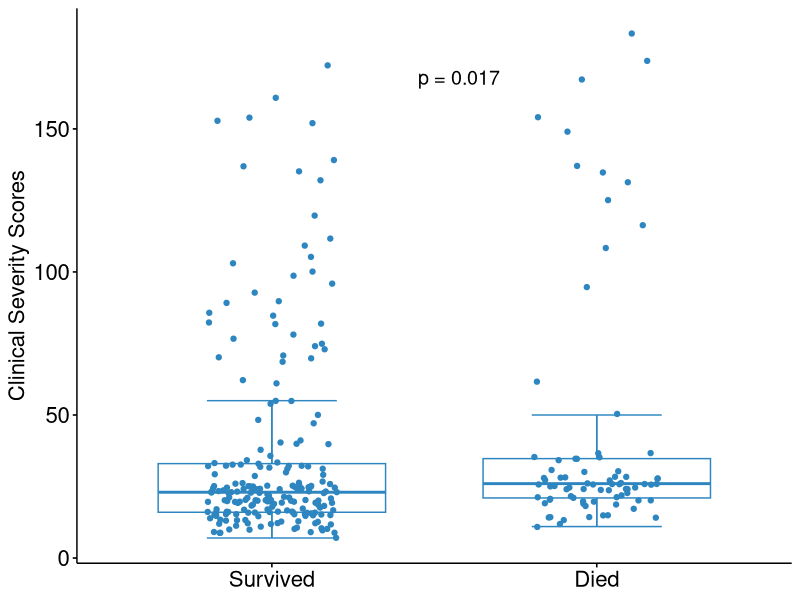
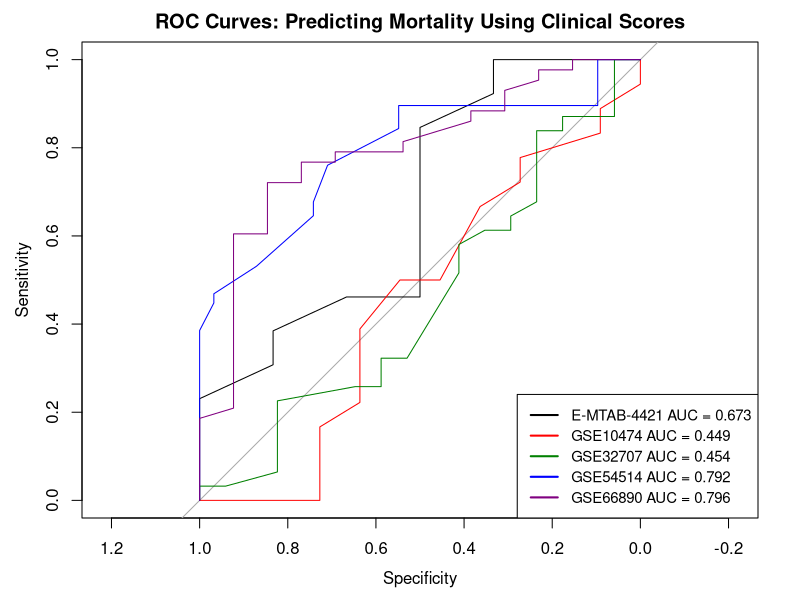

The R source for these figures, in order: (Note: this script raises an error after producing the figures.)
setwd("../summary_data/*/")


#read the datasets
celltypes<-read.table('../summary_data/cell_types/CombinedLM22.tsv', 
                      sep = '\t', header = TRUE)
head(celltypes)
gene<-read.table('../summary_data/expression_data/symb_all.tsv', 
                 sep = '\t', header = TRUE)
head(gene)
dim(celltypes)
dim(gene)


# clinical score
table(celltypes$score_type)
summary(celltypes$severity_score)

# add a column of APACHE scores
library(dplyr)
# celltypes
celltypes=celltypes%>%
  mutate(APACHE.scores=ifelse(score_type %in% c("APACHE","APACHE_II"),
                              severity_score,NA))

table(celltypes$APACHE.scores)
summary(celltypes$APACHE.scores)
# gene expression
gene=gene%>%
  mutate(APACHE.scores=ifelse(score_type %in% c("APACHE","APACHE_II"),severity_score,NA))
summary(gene$APACHE.scores)

# add an age group column
celltypes$AgeGroup <- cut(celltypes$age, breaks = c(0, 18, 65, Inf), 
                          labels = c('Children', 'Adults', 'Elderly'))

# data distribution
install.packages("ggpubr")
library(ggplot2)
library(ggpubr)

score <- ggboxplot(celltypes, x = "survivor", y = "APACHE.scores",
                  order = c('1', '0'),
                  color = "#2E86C1", add = "jitter",
                  # add.params = list(size=.2),
                  bxp.errorbar = TRUE, xlab = FALSE,
                  ylab = "Clinical Severity Scores") + 
  font("ylab", size = 16) +
  font("xy.text", size = 16)+
  scale_x_discrete(labels = c('1' = "Survived", '0' = "Died")) +
  stat_compare_means(label = "p.format", label.x.npc = .5, label.y.npc = .9,
                     size = 5)

ggsave("scores_boxplot.png", plot = score, path = "../figures/", dpi = 300,)


# there are many outliers, the data doesn't follow normal distribution
# so we'll use wilcoxon test to see if there is statistically significant
# difference between mortality and clinical score

# statistical analysis
survivor = celltypes[celltypes$survivor==1,]
death = celltypes[celltypes$survivor==0,]
names(celltypes)

for (i in 8){
  result = wilcox.test(survivor[,i],death[,i])
  print(result)
}

# split training and test data
table(celltypes$survivor)

trainingData <- celltypes[celltypes$use == 'discovery',]
trainingAdult <- celltypes[celltypes$AgeGroup == 'Adults',]
trainingElder <- celltypes[celltypes$AgeGroup == 'Elderly',]


# logistic regression model for clinical score
model.apache <- glm(survivor~APACHE.scores,trainingData,family = 'binomial')
summary(model.apache)


### plot roc curves for clinical score
# create a empty list, full accessions and corresponding colors
list<-list()
full_name<-c('E-MEXP-3567','E-MTAB-4421','GSE10474','GSE21802','GSE27131',
             'GSE32707','GSE33341','GSE40586','GSE54514','GSE63042',
             'GSE63990','GSE66890')
col<-c("#808080","#000000", "#FF0000", "#800000", "#FFFF00",
       "#008000", "#00FFFF", "#008080", "#0000FF", "#000080",
       "#FF00FF", "#800080")

# combine accessions that have APACHE scores
name<-c('E-MTAB-4421','GSE10474','GSE32707','GSE54514','GSE66890')

### plot
library(pROC)

png('../figures/roc_ClinicalScore.png', height = 1800, width = 1800, res = 300)

legend_list<-c()
col_plot<-c()
for (i in 1:length(name)){
  test<-celltypes[celltypes$accession == name[i],]
  pred<-predict(model.apache, newdata = test, type = "response")
  k=match(name[i],full_name)
  col_plot<-c(col_plot,col[k])
  if (i==1)
  {
    roc=roc(test$survivor ~ pred, plot = TRUE,
            main = 'ROC Curves: Predicting Mortality Using Clinical Scores',
            lwd = 1, col = col[k])
  }
  else
  {
    roc=roc(test$survivor ~ pred, plot = TRUE,col = col[k], add = TRUE,
            lwd = 1)
  }
  legend_list<-paste(c(legend_list,paste(name[i],sprintf("AUC = %0.3f", roc$auc))))
  
}
legend("bottomright", 
       legend_list, 
       col = col_plot,
       lty = 1, lwd = 2, cex = .9)
dev.off()






# pull out columns that are statistically significant with survivor

# cell types

for (i in c(5:6,9:35)){
  print(names(celltypes)[i])
  result = wilcox.test(survivor[,i],death[,i])
  print(result)}


# gene expression
for (i in 9:67){
  print(names(gene)[i])
  result = wilcox.test(survivor[,i],death[,i])
  print(result)}
library(limma)


#boxplot for statistically significant columns
Ages <- ggboxplot(celltypes, x = "survivor", y = "age",
                  order = c('1', '0'),
                  color = "#2E86C1", add = "jitter",
                  add.params = list(size=.2),
                  bxp.errorbar = TRUE, xlab = FALSE,
                  ylab = "Age") + 
  scale_x_discrete(labels = c('1' = "Survived", '0' = "Died")) +
  stat_compare_means(label = "p.format", label.x.npc = .5, label.y.npc = .1)

Tcell <- ggboxplot(celltypes, x = "survivor", y = "T_cells",
                   order = c('1', '0'),
                   color = "#2E86C1", add = "jitter",
                   add.params = list(size=.2),
                   bxp.errorbar = TRUE, xlab = FALSE,
                   ylab = "T cells") + 
  scale_x_discrete(labels = c('1' = "Survived", '0' = "Died")) +
  stat_compare_means(label = "p.format", label.x.npc = .5, label.y.npc = .9)

CD4Tcell <- ggboxplot(celltypes, x = "survivor", y = "T_cells_CD4",
               order = c('1', '0'),
               color = "#2E86C1", add = "jitter",
               add.params = list(size=.2),
               bxp.errorbar = TRUE, xlab = FALSE,
               ylab = "T cells (CD4+)") + 
  scale_x_discrete(labels = c('1' = "Survived", '0' = "Died")) +
  stat_compare_means(label = "p.format", label.x.npc = .5, label.y.npc = .9)

macrophages <- ggboxplot(celltypes, x = "survivor", y = "Macrophages",
                      order = c('1', '0'),
                      color = "#2E86C1", add = "jitter",
                      add.params = list(size=.2),
                      bxp.errorbar = TRUE, xlab = FALSE,
                      ylab = "Macrophages") + 
  scale_x_discrete(labels = c('1' = "Survived", '0' = "Died")) +
  stat_compare_means(label = "p.format", label.x.npc = .5, label.y.npc = .9)

mastcells <- ggboxplot(celltypes, x = "survivor", y = "Mast_cells_resting",
                      order = c('1', '0'),
                      color = "#2E86C1", add = "jitter",
                      add.params = list(size=.2),
                      bxp.errorbar = TRUE, xlab = FALSE,
                      ylab = "Mast cells") + 
  scale_x_discrete(labels = c('1' = "Survived", '0' = "Died")) +
  stat_compare_means(label = "p.format", label.x.npc = 0.5,label.y.npc = 0.9)

neutrophils <- ggboxplot(celltypes, x = "survivor", y = "Neutrophils",
                         order = c('1', '0'),
                         color = "#2E86C1", add = "jitter", 
                         add.params = list(size=.2),
                         bxp.errorbar = TRUE, xlab = FALSE,
                         ylab = "Neutrophils") + 
  scale_x_discrete(labels = c('1' = "Survived", '0' = "Died")) +
  stat_compare_means(label = "p.format", label.x.npc = .5, label.y.npc = .9)
# multipanel figure
install.packages('patchwork')
library(patchwork)

figure1<-Ages+Tcell+CD4Tcell+neutrophils+macrophages+mastcells

ggsave("significant_cells.png", plot = figure1, path = "../figures/", dpi = 300)

################
################
# logistic regression model on cell types that are statistically significant 
# associated with mortality
model_glm <- glm(survivor~Mast_cells_resting+Macrophages+T_cells_CD4, 
                 data = trainingData, family = 'binomial')

# overall prediction
par(mfcol = c(3,2))
# standard predictors
test <- gene[gene$score_type %in% c("APACHE","APACHE_II"),]

pred <- predict(model.apache, newdata = test, type = "response")
roc <- roc(test$survivor~pred,plot=TRUE,print.auc =TRUE,
           main="ROC Curves: Clinical Severity Scores")
# severity+celltypes
pred <- predict(model_glm, newdata = test, type = "response")
roc <- roc(test$survivor~pred,plot=TRUE,print.auc=TRUE,
           main="ROC Curves: Clinical Scores and Cell Types Composition")
# Adult
test <- celltypes[celltypes$AgeGroup == "Adults",]
pred <- predict(model_glm,newdata = test,type = "response")
roc <- roc(test$survivor~pred,plot=TRUE,print.auc=TRUE,
           main="ROC Curves for Adults")
# Elderly
test <- celltypes[celltypes$AgeGroup == "Elderly",]
pred <- predict(model_glm,newdata = test,type = "response")
roc <- roc(test$survivor~pred,plot=TRUE,print.auc=TRUE,
           main="ROC Curves for Elderly")
# Children
test <- celltypes[celltypes$AgeGroup == "Children",]
pred <- predict(model_glm,newdata = test,type = "response")
roc <- roc(test$survivor~pred,plot=TRUE,print.auc=TRUE,
           main="ROC Curves for Children")
# All
pred <- predict(model_glm,newdata = test,type = "response")
roc <- roc(gene$survivor~pred,plot=TRUE,print.auc=TRUE,
           main="ROC Curves for All Ages")

summary(model_glm)
# This will make predictions on the training data that you use to fit the model 
# and give me a vector of fitted probabilities.
glm.prob <- predict(model_glm,trainingData,type = 'response')
glm.prob[1:5]

# turn the probabilities into classifications by thresholding at 0.5
glm.pred <- ifelse(glm.prob > 0.5, 1, 0)
attach(trainingData)

table(glm.pred,trainingData$survivor)
mean(glm.pred == trainingData$survivor)

# Concordance
# higher the concordance, the better is the quality of model
Concordance(trainingData$survivor, glm.prob)

# sensitivity and specificity
sensitivity(trainingData$survivor, glm.prob)
specificity(trainingData$survivor, glm.prob)

# Misclassification Error
# percentage mismatch of predcited vs actuals, irrespective of 1’s or 0’s. 
# The lower the misclassification error, the better is your model.
misClassError(trainingData$survivor,glm.prob)

# plot roc curves for training and test data
png('../figures/roc_train.test.png', height = 2300, width = 3300, res = 300)

par(mfrow = c(2,3))
# training
# cell types
list <- list()
train <- c("E-MEXP-3567","GSE10474","GSE27131","GSE32707","GSE40586","GSE63042",
           "GSE66890")
legend_list<-c()
col_plot<-c()
for (i in 1:length(train)){
  test<-celltypes[celltypes$accession == train[i],]
  pred<-predict(model_glm, newdata = test, type = "response")
  k=match(train[i],full_name)
  col_plot<-c(col_plot,col[k])
  if (i==1)
  {
    roc=roc(test$survivor ~ pred, plot = TRUE,
            main = 'Cell types',lwd = 1, col = col[k])
  }
  else
  {
    roc=roc(test$survivor ~ pred, plot = TRUE,col = col[k], add = TRUE,
            lwd = 1)
  }
  legend_list<-paste(c(legend_list,paste(train[i],sprintf("AUC = %0.3f", roc$auc))))
  
}
legend("bottomright", 
       legend_list, 
       col = col_plot,
       lty = 1, lwd = 2, cex = .8)

# severity alone
model.apache <- glm(survivor~APACHE.scores,trainingData,family = 'binomial')
list<-list()
train<-c('GSE10474','GSE32707','GSE66890')
legend_list<-c()
col_plot<-c()
for (i in 1:length(train)){
  test<-celltypes[celltypes$accession == train[i],]
  pred<-predict(model.apache, newdata = test, type = "response")
  k=match(train[i],full_name)
  col_plot<-c(col_plot,col[k])
  if (i==1)
  {
    roc=roc(test$survivor ~ pred, plot = TRUE,
            main = 'Clinical scores alone',lwd = 1, col = col[k])
  }
  else
  {
    roc=roc(test$survivor ~ pred, plot = TRUE,col = col[k], add = TRUE,
            lwd = 1)
  }
  legend_list<-paste(c(legend_list,paste(train[i],sprintf("AUC = %0.3f", roc$auc))))
  
}
legend("bottomright", 
       legend_list, 
       col = col_plot,
       lty = 1, lwd = 2, cex = .8)

# severity+cell types
model_joint <- glm(survivor~Mast_cells_resting+Macrophages+T_cells_CD4+APACHE.scores, 
                 data = trainingData, family = 'binomial')
summary(model_joint)
list<-list()
legend_list<-c()
col_plot<-c()
for (i in 1:length(train)){
  test<-celltypes[celltypes$accession == train[i],]
  pred<-predict(model_joint, newdata = test, type = "response")
  k=match(train[i],full_name)
  col_plot<-c(col_plot,col[k])
  if (i==1)
  {
    roc=roc(test$survivor ~ pred, plot = TRUE,
            main = 'Cell types + clinical scores',lwd = 1, col = col[k])
  }
  else
  {
    roc=roc(test$survivor ~ pred, plot = TRUE,col = col[k], add = TRUE,
            lwd = 1)
  }
  legend_list<-paste(c(legend_list,paste(train[i],sprintf("AUC = %0.3f", roc$auc))))
  
}
legend("bottomright", 
       legend_list, 
       col = col_plot,
       lty = 1, lwd = 2, cex = .8)

# test
# cell types
list <- list()
testing <- c("E-MTAB-4421","GSE21802","GSE33341","GSE54514","GSE63990")
legend_list<-c()
col_plot<-c()
for (i in 1:length(testing)){
  test<-celltypes[celltypes$accession == testing[i],]
  pred<-predict(model_glm, newdata = test, type = "response")
  k=match(testing[i],full_name)
  col_plot<-c(col_plot,col[k])
  if (i==1)
  {
    roc=roc(test$survivor ~ pred, plot = TRUE,
            main = 'Cell types',lwd = 1, col = col[k])
  }
  else
  {
    roc=roc(test$survivor ~ pred, plot = TRUE,col = col[k], add = TRUE,
            lwd = 1)
  }
  legend_list<-paste(c(legend_list,paste(testing[i],sprintf("AUC = %0.3f", roc$auc))))
  
}
legend("bottomright", 
       legend_list, 
       col = col_plot,
       lty = 1, lwd = 2, cex = .8)

# severity alone
list <- list()
testing <- c("E-MTAB-4421", "GSE54514")
legend_list<-c()
col_plot<-c()
for (i in 1:length(testing)){
  test<-celltypes[celltypes$accession == testing[i],]
  pred<-predict(model.apache, newdata = test, type = "response")
  k=match(testing[i],full_name)
  col_plot<-c(col_plot,col[k])
  if (i==1)
  {
    roc=roc(test$survivor ~ pred, plot = TRUE,
            main = 'Clinical scores alone',lwd = 1, col = col[k])
  }
  else
  {
    roc=roc(test$survivor ~ pred, plot = TRUE,col = col[k], add = TRUE,
            lwd = 1)
  }
  legend_list<-paste(c(legend_list,paste(testing[i],sprintf("AUC = %0.3f", roc$auc))))
  
}
legend("bottomright", 
       legend_list, 
       col = col_plot,
       lty = 1, lwd = 2, cex = .8)

# severity+cell types
list <- list()
testing <- c("E-MTAB-4421", "GSE54514")
legend_list<-c()
col_plot<-c()
for (i in 1:length(testing)){
  test<-celltypes[celltypes$accession == testing[i],]
  pred<-predict(model_joint, newdata = test, type = "response")
  k=match(testing[i],full_name)
  col_plot<-c(col_plot,col[k])
  if (i==1)
  {
    roc=roc(test$survivor ~ pred, plot = TRUE,
            main = 'Cell types + clinical scores',lwd = 1, col = col[k])
  }
  else
  {
    roc=roc(test$survivor ~ pred, plot = TRUE,col = col[k], add = TRUE,
            lwd = 1)
  }
  legend_list<-paste(c(legend_list,paste(testing[i],sprintf("AUC = %0.3f", roc$auc))))
  
}
legend("bottomright", 
       legend_list, 
       col = col_plot,
       lty = 1, lwd = 2, cex = .8)
dev.off()

# open a png file
png('../figures/roc_AgeGroups.png', height = 2300, width = 2300, res = 300)
# set ncols and nrows
par(mfcol = c(2,2))

### plot roc curves for adults
list<-list()

name<-c('E-MTAB-4421','GSE10474','GSE27131','GSE32707','GSE33341','GSE40586',
        'GSE54514','GSE66890')

legend_list<-c()
col_plot<-c()
for (i in 1:length(name)){
  test<-celltypes[celltypes$accession == name[i]&celltypes$AgeGroup == 'Adults',]
  pred<-predict(model_glm, newdata = test, type = "response")
  k=match(name[i],full_name)
  col_plot<-c(col_plot,col[k])
  if (i==1)
  {
    roc=roc(test$survivor ~ pred, plot = TRUE,
            main = 'ROC Curves for Adults',lwd = 1, col = col[k])
  }
  else
  {
    roc=roc(test$survivor ~ pred, plot = TRUE,col = col[k], add = TRUE,
            lwd = 1)
  }
  legend_list<-paste(c(legend_list,paste(name[i],sprintf("AUC = %0.3f", roc$auc))))
  
}
legend("bottomright", 
       legend_list, 
       col = col_plot,
       lty = 1, lwd = 2, cex = .5)

### plot roc curves for elderly
list<-list()

name<-c('E-MTAB-4421','GSE10474','GSE32707','GSE33341','GSE54514','GSE66890')

legend_list<-c()
col_plot<-c()
for (i in 1:length(name)){
  test<-celltypes[celltypes$accession == name[i]&celltypes$AgeGroup == 'Elderly',]
  pred<-predict(model_glm, newdata = test, type = "response")
  k=match(name[i],full_name)
  col_plot<-c(col_plot,col[k])
  if (i==1)
  {
    roc=roc(test$survivor ~ pred, plot = TRUE,
            main = 'ROC Curves for Elderly',lwd = 1, col = col[k])
  }
  else
  {
    roc=roc(test$survivor ~ pred, plot = TRUE,col = col[k], add = TRUE,
            lwd = 1)
  }
  legend_list<-paste(c(legend_list,paste(name[i],sprintf("AUC = %0.3f", roc$auc))))
  
}
legend("bottomright", 
       legend_list, 
       col = col_plot,
       lty = 1, lwd = 2, cex = .5)

### plot roc curves for children
list<-list()

name<-c('E-MEXP-3567')

legend_list<-c()
col_plot<-c()
for (i in 1:length(name)){
  test<-celltypes[celltypes$accession == name[i]&celltypes$AgeGroup == 'Children',]
  pred<-predict(model_glm, newdata = test, type = "response")
  k=match(name[i],full_name)
  col_plot<-c(col_plot,col[k])
  if (i==1)
  {
    roc=roc(test$survivor ~ pred, plot = TRUE,
            main = 'ROC Curves for Children',lwd = 1, col = col[k])
  }
  else
  {
    roc=roc(test$survivor ~ pred, plot = TRUE,col = col[k], add = TRUE,
            lwd = 1)
  }
  legend_list<-paste(c(legend_list,paste(name[i],sprintf("AUC = %0.3f", roc$auc))))
  
}
legend("bottomright", 
       legend_list, 
       col = col_plot,
       lty = 1, lwd = 2, cex = .5)

### plot roc curves for all ages
list<-list()

name<-full_name

legend_list<-c()
col_plot<-c()
for (i in 1:length(name)){
  test<-celltypes[celltypes$accession == name[i],]
  pred<-predict(model_glm, newdata = test, type = "response")
  k=match(name[i],full_name)
  col_plot<-c(col_plot,col[k])
  if (i==1)
  {
    roc=roc(test$survivor ~ pred, plot = TRUE,
            main = 'ROC Curves for All Ages',lwd = 1, col = col[k])
  }
  else
  {
    roc=roc(test$survivor ~ pred, plot = TRUE,col = col[k], add = TRUE,
            lwd = 1)
  }
  legend_list<-paste(c(legend_list,paste(name[i],sprintf("AUC = %0.3f", roc$auc))))
  
}
legend("bottomright", 
       legend_list, 
       col = col_plot,
       lty = 1, lwd = 2, cex = .5)

dev.off()


str(roc)

###############################
###############################
# logistic regression model on cell types, which are statistically significant 
# associated with mortality, and clinical scores
model_glm <- glm(survivor~Mast_cells_resting+Macrophages+T_cells_CD4+APACHE.scores, 
                 data = trainingData, family = 'binomial')
summary(model_glm)
# This will make predictions on the training data that you use to fit the model 
# and give me a vector of fitted probabilities.
glm.prob <- predict(model_glm,trainingData,type = 'response')
glm.prob[1:5]

# turn the probabilities into classifications by thresholding at 0.5
glm.pred <- ifelse(glm.prob > 0.5, 1, 0)
attach(trainingData)

table(glm.pred,trainingData$survivor)
mean(glm.pred == trainingData$survivor)

# Concordance
# higher the concordance, the better is the quality of model
Concordance(trainingData$survivor, glm.prob)

# sensitivity and specificity
sensitivity(trainingData$survivor, glm.prob)
specificity(trainingData$survivor, glm.prob)

# Misclassification Error
# percentage mismatch of predcited vs actuals, irrespective of 1’s or 0’s. 
# The lower the misclassification error, the better is your model.
misClassError(trainingData$survivor,glm.prob)

# open a png file
png('../figures/roc_cell+score.png', height = 1800, width = 1800, res = 300)

### plot roc curves
list<-list()

name<-c('E-MTAB-4421','GSE10474','GSE32707','GSE54514','GSE66890')

legend_list<-c()
col_plot<-c()
for (i in 1:length(name)){
  test<-celltypes[celltypes$accession == name[i],]
  pred<-predict(model_glm, newdata = test, type = "response")
  k=match(name[i],full_name)
  col_plot<-c(col_plot,col[k])
  if (i==1)
  {
    roc=roc(test$survivor ~ pred, plot = TRUE,
            main = 'ROC Curves: Clinical Scores and Cell Types Data',
            lwd = 1, col = col[k])
  }
  else
  {
    roc=roc(test$survivor ~ pred, plot = TRUE,col = col[k], add = TRUE,
            lwd = 1)
  }
  legend_list<-paste(c(legend_list,paste(name[i],sprintf("AUC = %0.3f", roc$auc))))
  
}
legend("bottomright", 
       legend_list, 
       col = col_plot,
       lty = 1, lwd = 2, cex = .9)

dev.off()

#####################################################
gene$Mast_cells_resting <- celltypes$Mast_cells_resting
gene$Macrophages <- celltypes$Macrophages
gene$T_cells_CD4 <- celltypes$T_cells_CD4
# add an age group column
gene$AgeGroup <- cut(gene$age, breaks = c(0, 18, 65, Inf), 
                     labels = c('Children', 'Adults', 'Elderly'))

# logistic regression model on gene expression that are statistically significant 
# associated with mortality
trainingData.gene <- gene[gene$use == 'discovery',]
model.apache <- glm(survivor~APACHE.scores, data=trainingData.gene,family="binomial")
model_glm <- glm(survivor~CFD+DDIT4+DEFA4+IFI27+IL1R2+MAFF+AIM2+APH1A+CCR2+EIF5A+RAB40B+VNN3+Mast_cells_resting+Macrophages+T_cells_CD4+APACHE.scores, 
                 data = trainingData.gene, family = 'binomial')
summary(model_glm)

# standard predictors
test <- gene[gene$score_type %in% c("APACHE","APACHE_II"),]

pred <- predict(model.apache, newdata = test, type = "response")
roc <- roc(test$survivor~pred,plot=TRUE,print.auc =TRUE,
           main="ROC Curves: Clinical Severity Scores")
# severity+celltypes+gene
pred <- predict(model_glm, newdata = test, type = "response")
roc <- roc(test$survivor~pred,plot=TRUE,print.auc=TRUE,
           main="ROC Curves: Clinical Scores + Cell Types + Gene")
# Adult
test <- gene[gene$AgeGroup == "Adults",]
pred <- predict(model_glm,newdata = test,type = "response")
roc <- roc(test$survivor~pred,plot=TRUE,print.auc=TRUE,
           main="ROC Curves for Adults")
# Elderly
test <- gene[gene$AgeGroup == "Elderly",]
pred <- predict(model_glm,newdata = test,type = "response")
roc <- roc(test$survivor~pred,plot=TRUE,print.auc=TRUE,
           main="ROC Curves for Elderly")
# Children
test <- gene[gene$AgeGroup == "Children",]
pred <- predict(model_glm,newdata = test,type = "response")
roc <- roc(test$survivor~pred,plot=TRUE,print.auc=TRUE,
           main="ROC Curves for Children")
# All
pred <- predict(model_glm,newdata = gene,type = "response")
roc <- roc(gene$survivor~pred,plot=TRUE,print.auc=TRUE,
           main="ROC Curves for All Ages")

# open a png file
png('../figures/roc_AgeGroups.png', height = 2300, width = 2300, res = 300)
# set ncols and nrows
par(mfcol = c(2,2))
full_name<-c('EMEXP3567','E-MTAB-4421','GSE10474','GSE21802','GSE27131',
             'GSE32707','GSE33341','GSE40586','GSE54514','GSE63042',
             'GSE63990','GSE66890')
### plot roc curves for adults
list<-list()

name<-c('E-MTAB-4421','GSE10474','GSE27131','GSE32707','GSE33341','GSE40586',
        'GSE54514','GSE66890')

legend_list<-c()
col_plot<-c()
for (i in 1:length(name)){
  test<-gene[gene$accession == name[i]&gene$AgeGroup == 'Adults',]
  pred<-predict(model_glm, newdata = test, type = "response")
  k=match(name[i],full_name)
  col_plot<-c(col_plot,col[k])
  if (i==1)
  {
    roc=roc(test$survivor ~ pred, plot = TRUE,
            main = 'ROC Curves for Adults',lwd = 1, col = col[k])
  }
  else
  {
    roc=roc(test$survivor ~ pred, plot = TRUE,col = col[k], add = TRUE,
            lwd = 1)
  }
  legend_list<-paste(c(legend_list,paste(name[i],sprintf("AUC = %0.3f", roc$auc))))
  
}
legend("bottomright", 
       legend_list, 
       col = col_plot,
       lty = 1, lwd = 2, cex = .5)

### plot roc curves for elderly
list<-list()

name<-c('E-MTAB-4421','GSE10474','GSE32707','GSE33341','GSE54514','GSE66890')

legend_list<-c()
col_plot<-c()
for (i in 1:length(name)){
  test<-gene[gene$accession == name[i]&gene$AgeGroup == 'Elderly',]
  pred<-predict(model_glm, newdata = test, type = "response")
  k=match(name[i],full_name)
  col_plot<-c(col_plot,col[k])
  if (i==1)
  {
    roc=roc(test$survivor ~ pred, plot = TRUE,
            main = 'ROC Curves for Elderly',lwd = 1, col = col[k])
  }
  else
  {
    roc=roc(test$survivor ~ pred, plot = TRUE,col = col[k], add = TRUE,
            lwd = 1)
  }
  legend_list<-paste(c(legend_list,paste(name[i],sprintf("AUC = %0.3f", roc$auc))))
  
}
legend("bottomright", 
       legend_list, 
       col = col_plot,
       lty = 1, lwd = 2, cex = .5)

### plot roc curves for children
list<-list()

name<-c('EMEXP3567')

legend_list<-c()
col_plot<-c()
for (i in 1:length(name)){
  test<-gene[gene$accession == name[i]&gene$AgeGroup == 'Children',]
  pred<-predict(model_glm, newdata = test, type = "response")
  k=match(name[i],full_name)
  col_plot<-c(col_plot,col[k])
  if (i==1)
  {
    roc=roc(test$survivor ~ pred, plot = TRUE,
            main = 'ROC Curves for Children',lwd = 1, col = col[k])
  }
  else
  {
    roc=roc(test$survivor ~ pred, plot = TRUE,col = col[k], add = TRUE,
            lwd = 1)
  }
  legend_list<-paste(c(legend_list,paste(name[i],sprintf("AUC = %0.3f", roc$auc))))
  
}
legend("bottomright", 
       legend_list, 
       col = col_plot,
       lty = 1, lwd = 2, cex = .5)

### plot roc curves for all ages
list<-list()

name<-full_name

legend_list<-c()
col_plot<-c()
for (i in 1:length(name)){
  test<-gene[gene$accession == name[i],]
  pred<-predict(model_glm, newdata = test, type = "response")
  k=match(name[i],full_name)
  col_plot<-c(col_plot,col[k])
  if (i==1)
  {
    roc=roc(test$survivor ~ pred, plot = TRUE,
            main = 'ROC Curves for All Ages',lwd = 1, col = col[k])
  }
  else
  {
    roc=roc(test$survivor ~ pred, plot = TRUE,col = col[k], add = TRUE,
            lwd = 1)
  }
  legend_list<-paste(c(legend_list,paste(name[i],sprintf("AUC = %0.3f", roc$auc))))
  
}
legend("bottomright", 
       legend_list, 
       col = col_plot,
       lty = 1, lwd = 2, cex = .5)

dev.off()
